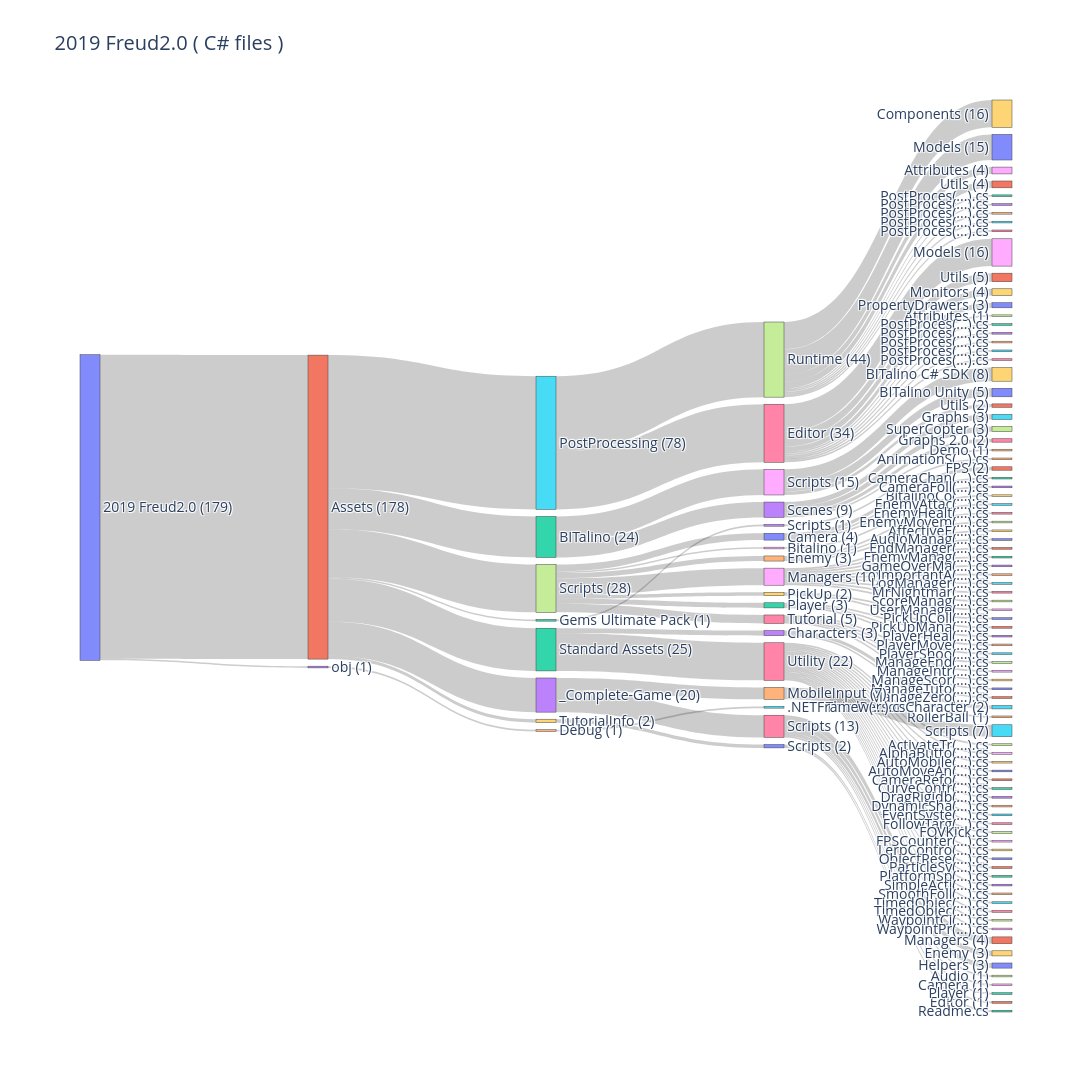

The cell this chart's notebook holds for it:
### Code cell
# 🧪 SecondProjectPath
tree_root = TreeBuilder(SecondProjectPath).build()
graph_size = SankeyGraphBuilder(display_mode=DisplayMode.CS_FILE_COUNT, max_depth=5)
sankey_data_size = graph_size.build(tree_root)
plot_sankey(
    sankey_data_size,
    title=getProjectNameFromPath(SecondProjectPath) + " ( C# files )",
    height=2000,
    width=1500
)

### Figure 1 — Plotly figure (JSON) as saved in the notebook; plotly's stock layout.template omitted (floating-point values rounded to 4 significant figures)
{"data": [{"arrangement": "snap", "link": {"source": [0, 1, 2, 3, 3, 3, 3, 2, 8, 8, 8, 1, 12, 13, 1, 15, 16, 16, 16, 16, 16, 16, 16, 16, 16, 16, 15, 27, 27, 27, 27, 27, 27, 27, 27, 27, 1, 37, 38, 37, 40, 40, 40, 37, 44, 44, 44, 37, 48, 48, 48, 48, 48, 48, 48, 48, 48, 48, 37, 59, 59, 37, 62, 62, 62, 37, 66, 66, 66, 66, 66, 1, 72, 73, 73, 72, 76, 76, 76, 76, 76, 76, 76, 76, 76, 76, 76, 76, 76, 76, 76, 76, 76, 76, 76, 76, 76, 76, 1, 99, 100, 100, 1, 103, 104, 103, 106, 106, 106, 106, 106, 106, 0, 113, 114], "target": [1, 2, 3, 4, 5, 6, 7, 8, 9, 10, 11, 12, 13, 14, 15, 16, 17, 18, 19, 20, 21, 22, 23, 24, 25, 26, 27, 28, 29, 30, 31, 32, 33, 34, 35, 36, 37, 38, 39, 40, 41, 42, 43, 44, 45, 46, 47, 48, 49, 50, 51, 52, 53, 54, 55, 56, 57, 58, 59, 60, 61, 62, 63, 64, 65, 66, 67, 68, 69, 70, 71, 72, 73, 74, 75, 76, 77, 78, 79, 80, 81, 82, 83, 84, 85, 86, 87, 88, 89, 90, 91, 92, 93, 94, 95, 96, 97, 98, 99, 100, 101, 102, 103, 104, 105, 106, 107, 108, 109, 110, 111, 112, 113, 114, 115], "value": [178, 24, 9, 1, 3, 2, 3, 15, 8, 5, 2, 1, 1, 1, 78, 34, 1, 16, 4, 3, 5, 1, 1, 1, 1, 1, 44, 4, 16, 15, 4, 1, 1, 1, 1, 1, 28, 1, 1, 4, 2, 1, 1, 3, 1, 1, 1, 10, 1, 1, 1, 1, 1, 1, 1, 1, 1, 1, 2, 1, 1, 3, 1, 1, 1, 5, 1, 1, 1, 1, 1, 25, 3, 1, 2, 22, 1, 1, 1, 1, 1, 1, 1, 1, 1, 1, 1, 1, 1, 1, 1, 1, 1, 1, 1, 1, 1, 1, 2, 2, 1, 1, 20, 7, 7, 13, 1, 1, 3, 3, 4, 1, 1, 1, 1]}, "node": {"align": "left", "label": ["2019 Freud2.0 (179)", "Assets (178)", "BITalino (24)", "Scenes (9)", "Demo (1)", "Graphs (3)", "Graphs 2.0 (2)", "SuperCopter (3)", "Scripts (15)", "BITalino C# SDK (8)", "BITalino Unity (5)", "Utils (2)", "Gems Ultimate Pack (1)", "Scripts (1)", "AnimationS(...).cs", "PostProcessing (78)", "Editor (34)", "Attributes (1)", "Models (16)", "Monitors (4)", "PropertyDrawers (3)", "Utils (5)", "PostProces(...).cs", "PostProces(...).cs", "PostProces(...).cs", "PostProces(...).cs", "PostProces(...).cs", "Runtime (44)", "Attributes (4)", "Components (16)", "Models (15)", "Utils (4)", "PostProces(...).cs", "PostProces(...).cs", "PostProces(...).cs", "PostProces(...).cs", "PostProces(...).cs", "Scripts (28)", "Bitalino (1)", "BitalinoCo(...).cs", "Camera (4)", "FPS (2)", "CameraChan(...).cs", "CameraFoll(...).cs", "Enemy (3)", "EnemyAttac(...).cs", "EnemyHealt(...).cs", "EnemyMovem(...).cs", "Managers (10)", "AffectiveE(...).cs", "AudioManag(...).cs", "EndManager(...).cs", "EnemyManag(...).cs", "GameOverMa(...).cs", "ImportantA(...).cs", "LogManager(...).cs", "MrNightmar(...).cs", "ScoreManag(...).cs", "UserManage(...).cs", "PickUp (2)", "PickUpColl(...).cs", "PickUpMana(...).cs", "Player (3)", "PlayerHeal(...).cs", "PlayerMove(...).cs", "PlayerShoo(...).cs", "Tutorial (5)", "ManageEnd(...).cs", "ManageIntr(...).cs", "ManageScor(...).cs", "ManageTuto(...).cs", "ManageZero(...).cs", "Standard Assets (25)", "Characters (3)", "RollerBall (1)", "ThirdPersonCharacter (2)", "Utility (22)", "ActivateTr(...).cs", "AlphaButto(...).cs", "AutoMobile(...).cs", "AutoMoveAn(...).cs", "CameraRefo(...).cs", "CurveContr(...).cs", "DragRigidb(...).cs", "DynamicSha(...).cs", "EventSyste(...).cs", "FollowTarg(...).cs", "FOVKick.cs", "FPSCounter(...).cs", "LerpContro(...).cs", "ObjectRese(...).cs", "ParticleSy(...).cs", "PlatformSp(...).cs", "SimpleActi(...).cs", "SmoothFoll(...).cs", "TimedObjec(...).cs", "TimedObjec(...).cs", "WaypointCi(...).cs", "WaypointPr(...).cs", "TutorialInfo (2)", "Scripts (2)", "Editor (1)", "Readme.cs", "_Complete-Game (20)", "MobileInput (7)", "Scripts (7)", "Scripts (13)", "Audio (1)", "Camera (1)", "Enemy (3)", "Helpers (3)", "Managers (4)", "Player (1)", "obj (1)", "Debug (1)", ".NETFramew(...).cs"]}, "type": "sankey"}], "layout": {"font": {"size": 14}, "height": 2000, "title": {"text": "2019 Freud2.0 ( C# files )"}, "width": 1500}}
